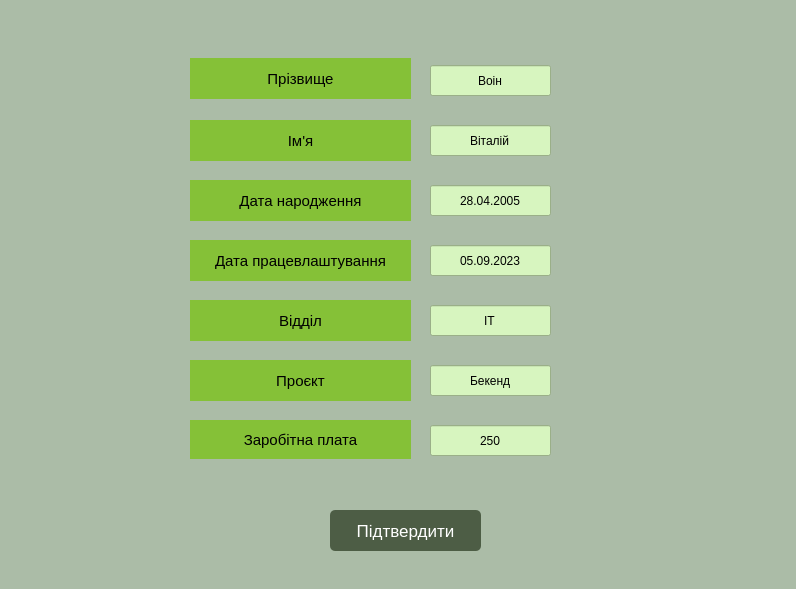
<?xml version="1.0" encoding="UTF-8"?>
<ui version="4.0">
 <class>AddWindow</class>
 <widget class="QDialog" name="AddWindow">
  <property name="geometry">
   <rect>
    <x>0</x>
    <y>0</y>
    <width>796</width>
    <height>589</height>
   </rect>
  </property>
  <property name="windowTitle">
   <string>AddEmployee</string>
  </property>
  <property name="styleSheet">
   <string notr="true">background-color: rgb(171, 188, 167);
</string>
  </property>
  <widget class="QLineEdit" name="SurnameInput">
   <property name="enabled">
    <bool>true</bool>
   </property>
   <property name="geometry">
    <rect>
     <x>430</x>
     <y>65</y>
     <width>121</width>
     <height>31</height>
    </rect>
   </property>
   <property name="autoFillBackground">
    <bool>false</bool>
   </property>
   <property name="styleSheet">
    <string notr="true">background-color: rgb(215, 245, 191);
text-align: center;
</string>
   </property>
   <property name="text">
    <string>Воін</string>
   </property>
   <property name="alignment">
    <set>Qt::AlignCenter</set>
   </property>
   <property name="clearButtonEnabled">
    <bool>false</bool>
   </property>
  </widget>
  <widget class="QLabel" name="label_3">
   <property name="geometry">
    <rect>
     <x>190</x>
     <y>58</y>
     <width>221</width>
     <height>41</height>
    </rect>
   </property>
   <property name="font">
    <font>
     <family>Arial</family>
     <pointsize>11</pointsize>
     <bold>false</bold>
     <underline>false</underline>
     <strikeout>false</strikeout>
    </font>
   </property>
   <property name="styleSheet">
    <string notr="true">background-color: rgb(133, 193, 55);</string>
   </property>
   <property name="text">
    <string>Прізвище</string>
   </property>
   <property name="alignment">
    <set>Qt::AlignCenter</set>
   </property>
  </widget>
  <widget class="QLineEdit" name="NameInput">
   <property name="enabled">
    <bool>true</bool>
   </property>
   <property name="geometry">
    <rect>
     <x>430</x>
     <y>125</y>
     <width>121</width>
     <height>31</height>
    </rect>
   </property>
   <property name="autoFillBackground">
    <bool>false</bool>
   </property>
   <property name="styleSheet">
    <string notr="true">background-color: rgb(215, 245, 191);
text-align: center;
</string>
   </property>
   <property name="text">
    <string>Віталій</string>
   </property>
   <property name="alignment">
    <set>Qt::AlignCenter</set>
   </property>
   <property name="clearButtonEnabled">
    <bool>false</bool>
   </property>
  </widget>
  <widget class="QLabel" name="label_4">
   <property name="geometry">
    <rect>
     <x>190</x>
     <y>120</y>
     <width>221</width>
     <height>41</height>
    </rect>
   </property>
   <property name="font">
    <font>
     <family>Arial</family>
     <pointsize>11</pointsize>
     <bold>false</bold>
     <underline>false</underline>
     <strikeout>false</strikeout>
    </font>
   </property>
   <property name="styleSheet">
    <string notr="true">background-color: rgb(133, 193, 55);</string>
   </property>
   <property name="text">
    <string>Ім'я</string>
   </property>
   <property name="alignment">
    <set>Qt::AlignCenter</set>
   </property>
  </widget>
  <widget class="QLineEdit" name="BirthdayInput">
   <property name="enabled">
    <bool>true</bool>
   </property>
   <property name="geometry">
    <rect>
     <x>430</x>
     <y>185</y>
     <width>121</width>
     <height>31</height>
    </rect>
   </property>
   <property name="autoFillBackground">
    <bool>false</bool>
   </property>
   <property name="styleSheet">
    <string notr="true">background-color: rgb(215, 245, 191);
text-align: center;
</string>
   </property>
   <property name="text">
    <string>28.04.2005</string>
   </property>
   <property name="alignment">
    <set>Qt::AlignCenter</set>
   </property>
   <property name="clearButtonEnabled">
    <bool>false</bool>
   </property>
  </widget>
  <widget class="QLabel" name="label_5">
   <property name="geometry">
    <rect>
     <x>190</x>
     <y>180</y>
     <width>221</width>
     <height>41</height>
    </rect>
   </property>
   <property name="font">
    <font>
     <family>Arial</family>
     <pointsize>11</pointsize>
     <bold>false</bold>
     <underline>false</underline>
     <strikeout>false</strikeout>
    </font>
   </property>
   <property name="styleSheet">
    <string notr="true">background-color: rgb(133, 193, 55);</string>
   </property>
   <property name="text">
    <string>Дата народження</string>
   </property>
   <property name="alignment">
    <set>Qt::AlignCenter</set>
   </property>
  </widget>
  <widget class="QLineEdit" name="EmplDate">
   <property name="enabled">
    <bool>true</bool>
   </property>
   <property name="geometry">
    <rect>
     <x>430</x>
     <y>245</y>
     <width>121</width>
     <height>31</height>
    </rect>
   </property>
   <property name="autoFillBackground">
    <bool>false</bool>
   </property>
   <property name="styleSheet">
    <string notr="true">background-color: rgb(215, 245, 191);
text-align: center;
</string>
   </property>
   <property name="text">
    <string>05.09.2023</string>
   </property>
   <property name="alignment">
    <set>Qt::AlignCenter</set>
   </property>
   <property name="clearButtonEnabled">
    <bool>false</bool>
   </property>
  </widget>
  <widget class="QLabel" name="label_6">
   <property name="geometry">
    <rect>
     <x>190</x>
     <y>240</y>
     <width>221</width>
     <height>41</height>
    </rect>
   </property>
   <property name="font">
    <font>
     <family>Arial</family>
     <pointsize>11</pointsize>
     <bold>false</bold>
     <underline>false</underline>
     <strikeout>false</strikeout>
    </font>
   </property>
   <property name="styleSheet">
    <string notr="true">background-color: rgb(133, 193, 55);</string>
   </property>
   <property name="text">
    <string>Дата працевлаштування</string>
   </property>
   <property name="alignment">
    <set>Qt::AlignCenter</set>
   </property>
  </widget>
  <widget class="QLineEdit" name="DepInput">
   <property name="enabled">
    <bool>true</bool>
   </property>
   <property name="geometry">
    <rect>
     <x>430</x>
     <y>305</y>
     <width>121</width>
     <height>31</height>
    </rect>
   </property>
   <property name="autoFillBackground">
    <bool>false</bool>
   </property>
   <property name="styleSheet">
    <string notr="true">background-color: rgb(215, 245, 191);
text-align: center;
</string>
   </property>
   <property name="text">
    <string>IT</string>
   </property>
   <property name="alignment">
    <set>Qt::AlignCenter</set>
   </property>
   <property name="clearButtonEnabled">
    <bool>false</bool>
   </property>
  </widget>
  <widget class="QLabel" name="label_7">
   <property name="geometry">
    <rect>
     <x>190</x>
     <y>300</y>
     <width>221</width>
     <height>41</height>
    </rect>
   </property>
   <property name="font">
    <font>
     <family>Arial</family>
     <pointsize>11</pointsize>
     <bold>false</bold>
     <underline>false</underline>
     <strikeout>false</strikeout>
    </font>
   </property>
   <property name="styleSheet">
    <string notr="true">background-color: rgb(133, 193, 55);</string>
   </property>
   <property name="text">
    <string>Відділ</string>
   </property>
   <property name="alignment">
    <set>Qt::AlignCenter</set>
   </property>
  </widget>
  <widget class="QLineEdit" name="ProjInput">
   <property name="enabled">
    <bool>true</bool>
   </property>
   <property name="geometry">
    <rect>
     <x>430</x>
     <y>365</y>
     <width>121</width>
     <height>31</height>
    </rect>
   </property>
   <property name="autoFillBackground">
    <bool>false</bool>
   </property>
   <property name="styleSheet">
    <string notr="true">background-color: rgb(215, 245, 191);
text-align: center;
</string>
   </property>
   <property name="text">
    <string>Бекенд</string>
   </property>
   <property name="alignment">
    <set>Qt::AlignCenter</set>
   </property>
   <property name="clearButtonEnabled">
    <bool>false</bool>
   </property>
  </widget>
  <widget class="QLabel" name="label_8">
   <property name="geometry">
    <rect>
     <x>190</x>
     <y>360</y>
     <width>221</width>
     <height>41</height>
    </rect>
   </property>
   <property name="font">
    <font>
     <family>Arial</family>
     <pointsize>11</pointsize>
     <bold>false</bold>
     <underline>false</underline>
     <strikeout>false</strikeout>
    </font>
   </property>
   <property name="styleSheet">
    <string notr="true">background-color: rgb(133, 193, 55);</string>
   </property>
   <property name="text">
    <string>Проєкт</string>
   </property>
   <property name="alignment">
    <set>Qt::AlignCenter</set>
   </property>
  </widget>
  <widget class="QLineEdit" name="SalaryInput">
   <property name="enabled">
    <bool>true</bool>
   </property>
   <property name="geometry">
    <rect>
     <x>430</x>
     <y>425</y>
     <width>121</width>
     <height>31</height>
    </rect>
   </property>
   <property name="autoFillBackground">
    <bool>false</bool>
   </property>
   <property name="styleSheet">
    <string notr="true">background-color: rgb(215, 245, 191);
text-align: center;
</string>
   </property>
   <property name="text">
    <string>250</string>
   </property>
   <property name="alignment">
    <set>Qt::AlignCenter</set>
   </property>
   <property name="clearButtonEnabled">
    <bool>false</bool>
   </property>
  </widget>
  <widget class="QLabel" name="label_9">
   <property name="geometry">
    <rect>
     <x>190</x>
     <y>420</y>
     <width>221</width>
     <height>39</height>
    </rect>
   </property>
   <property name="font">
    <font>
     <family>Arial</family>
     <pointsize>11</pointsize>
     <bold>false</bold>
     <underline>false</underline>
     <strikeout>false</strikeout>
    </font>
   </property>
   <property name="styleSheet">
    <string notr="true">background-color: rgb(133, 193, 55);</string>
   </property>
   <property name="text">
    <string>Заробітна плата</string>
   </property>
   <property name="alignment">
    <set>Qt::AlignCenter</set>
   </property>
  </widget>
  <widget class="QPushButton" name="AddEmployee">
   <property name="geometry">
    <rect>
     <x>330</x>
     <y>500</y>
     <width>151</width>
     <height>51</height>
    </rect>
   </property>
   <property name="styleSheet">
    <string notr="true">background-color: rgb(77, 93, 69);
	color: #fff;
	padding: 10px;
	border-radius: 5px;
	border: none;
	margin-top: 10px;
	cursor: pointer;
font-size:17px;</string>
   </property>
   <property name="text">
    <string>Підтвердити</string>
   </property>
  </widget>
 </widget>
 <resources/>
 <connections/>
</ui>
